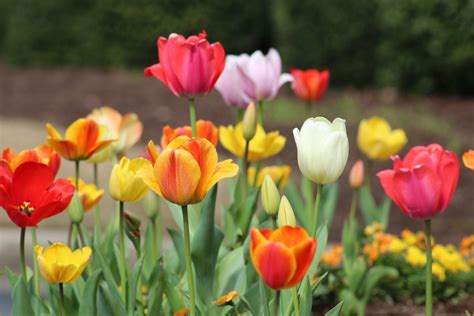
#> input picture images/tulip.jpeg, 474 x 316 px
$ python threshold.py
#> lines starting #> are read from the running program, lines starting #| are printed output that depends on the picture; after the words box and inside, x2 and y2 are one past the last pixel; in counts of white or black regions, pixels touching at a corner belong together

import numpy as np
import matplotlib.pyplot as plt
import cv2 as cv
import os


def load_image (mode=0):
#> called with mode = 0
    dirs = os.getcwd().split(os.sep)
    dirs.pop()
    path = os.sep.join(dirs)+os.sep+'images/tulip.jpeg'

    print(path)
    img = cv.imread(path,mode)
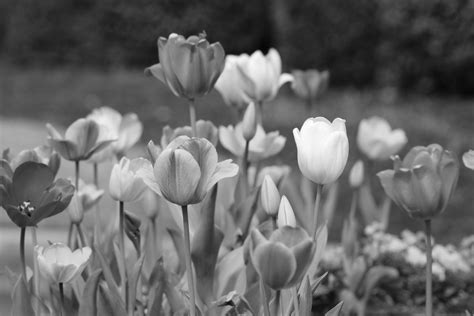
#> img: shape (316, 474); min 3, max 255, mean 104.5
    if img is None:
        print("failed to load image")
        exit(1)
    return img


img = load_image()
h , w= img.shape
#> h = 316; w = 474


def step_fun(th):
#> called with th = 90
    new_img = np.zeros(img.shape,dtype=np.uint8)
    for i in range(h):
        for j in range(w):
            if img[i,j]>th:
                new_img[i,j]=255
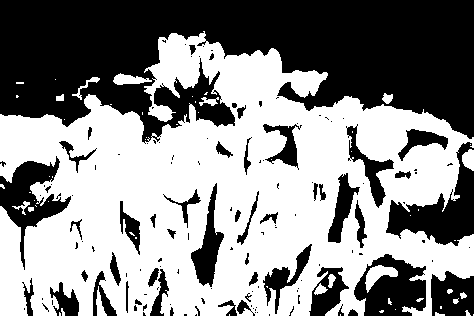
#> new_img: shape (316, 474); 54.7% white; 138 black regions (88 under 20 px), largest, box (x1, y1, x2, y2) and area: (0, 0, 474, 144) 45793, (386, 142, 474, 246) 3616, (354, 254, 426, 316) 2840
    return new_img


img1= step_fun(90)

plt.figure(figsize=(12,6))
plt.subplot(2,3,1)
plt.imshow(img1,cmap='gray')


plt.show()

$ run again, with images/flower.jpeg copied over images/tulip.jpeg
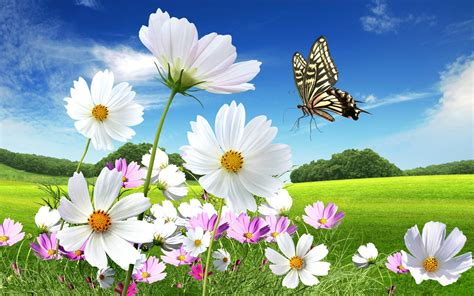
#> input picture images/flower.jpeg, 474 x 296 px
#> in load_image, `img = cv.imread(path,mode)`:
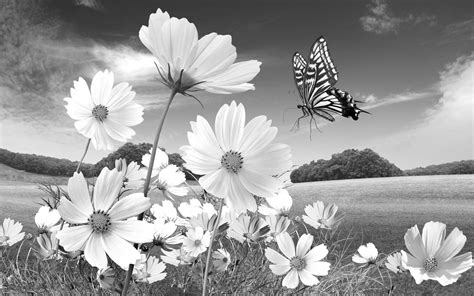
#> img: shape (296, 474); min 0, max 255, mean 155.4
#> after the loop in step_fun, `for i in range(h):`:
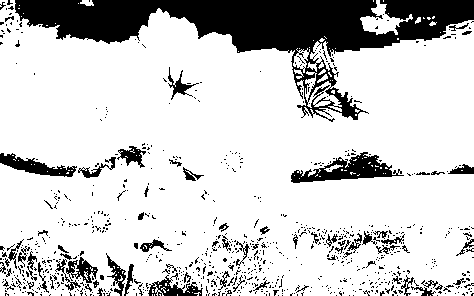
#> new_img: shape (296, 474); 80.4% white; 812 black regions (739 under 20 px), largest, box (x1, y1, x2, y2) and area: (15, 0, 474, 122) 17633, (291, 152, 404, 183) 1501, (0, 153, 77, 177) 779
